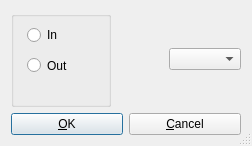
<?xml version="1.0" encoding="UTF-8"?>
<ui version="4.0">
 <class>ZoomFactorDialog</class>
 <widget class="QDialog" name="ZoomFactorDialog">
  <property name="geometry">
   <rect>
    <x>0</x>
    <y>0</y>
    <width>252</width>
    <height>146</height>
   </rect>
  </property>
  <property name="windowTitle">
   <string>Zoom Factor</string>
  </property>
  <property name="sizeGripEnabled">
   <bool>true</bool>
  </property>
  <layout class="QVBoxLayout" name="verticalLayout_3">
   <item>
    <layout class="QVBoxLayout" name="verticalLayout_2">
     <item>
      <layout class="QHBoxLayout" name="horizontalLayout_4">
       <item>
        <widget class="QGroupBox" name="zoomInOutButtonGroup">
         <property name="minimumSize">
          <size>
           <width>100</width>
           <height>80</height>
          </size>
         </property>
         <widget class="QRadioButton" name="inRadioButton">
          <property name="geometry">
           <rect>
            <x>16</x>
            <y>11</y>
            <width>75</width>
            <height>26</height>
           </rect>
          </property>
          <property name="text">
           <string>In</string>
          </property>
          <property name="buttonGroupId" stdset="0">
           <number>0</number>
          </property>
         </widget>
         <widget class="QRadioButton" name="outRadioButton">
          <property name="geometry">
           <rect>
            <x>16</x>
            <y>41</y>
            <width>75</width>
            <height>27</height>
           </rect>
          </property>
          <property name="text">
           <string>Out</string>
          </property>
          <property name="buttonGroupId" stdset="0">
           <number>1</number>
          </property>
         </widget>
        </widget>
       </item>
       <item>
        <layout class="QVBoxLayout" name="verticalLayout">
         <item>
          <spacer name="verticalSpacer">
           <property name="orientation">
            <enum>Qt::Vertical</enum>
           </property>
           <property name="sizeHint" stdset="0">
            <size>
             <width>20</width>
             <height>17</height>
            </size>
           </property>
          </spacer>
         </item>
         <item>
          <layout class="QHBoxLayout" name="horizontalLayout_3">
           <item>
            <spacer name="horizontalSpacer">
             <property name="orientation">
              <enum>Qt::Horizontal</enum>
             </property>
             <property name="sizeHint" stdset="0">
              <size>
               <width>14</width>
               <height>20</height>
              </size>
             </property>
            </spacer>
           </item>
           <item>
            <widget class="QComboBox" name="factorComboBox"/>
           </item>
          </layout>
         </item>
         <item>
          <spacer name="verticalSpacer_2">
           <property name="orientation">
            <enum>Qt::Vertical</enum>
           </property>
           <property name="sizeHint" stdset="0">
            <size>
             <width>20</width>
             <height>16</height>
            </size>
           </property>
          </spacer>
         </item>
        </layout>
       </item>
      </layout>
     </item>
     <item>
      <layout class="QHBoxLayout">
       <property name="spacing">
        <number>6</number>
       </property>
       <property name="margin">
        <number>0</number>
       </property>
       <item>
        <widget class="QPushButton" name="buttonOk">
         <property name="text">
          <string>&amp;OK</string>
         </property>
         <property name="shortcut">
          <string/>
         </property>
         <property name="autoDefault">
          <bool>true</bool>
         </property>
         <property name="default">
          <bool>true</bool>
         </property>
        </widget>
       </item>
       <item>
        <widget class="QPushButton" name="buttonCancel">
         <property name="text">
          <string>&amp;Cancel</string>
         </property>
         <property name="shortcut">
          <string/>
         </property>
         <property name="autoDefault">
          <bool>true</bool>
         </property>
        </widget>
       </item>
      </layout>
     </item>
    </layout>
   </item>
  </layout>
 </widget>
 <layoutdefault spacing="6" margin="11"/>
 <resources/>
 <connections>
  <connection>
   <sender>buttonOk</sender>
   <signal>clicked()</signal>
   <receiver>ZoomFactorDialog</receiver>
   <slot>OkButtonClicked()</slot>
   <hints>
    <hint type="sourcelabel">
     <x>20</x>
     <y>20</y>
    </hint>
    <hint type="destinationlabel">
     <x>20</x>
     <y>20</y>
    </hint>
   </hints>
  </connection>
  <connection>
   <sender>buttonCancel</sender>
   <signal>clicked()</signal>
   <receiver>ZoomFactorDialog</receiver>
   <slot>reject()</slot>
   <hints>
    <hint type="sourcelabel">
     <x>20</x>
     <y>20</y>
    </hint>
    <hint type="destinationlabel">
     <x>20</x>
     <y>20</y>
    </hint>
   </hints>
  </connection>
 </connections>
</ui>
